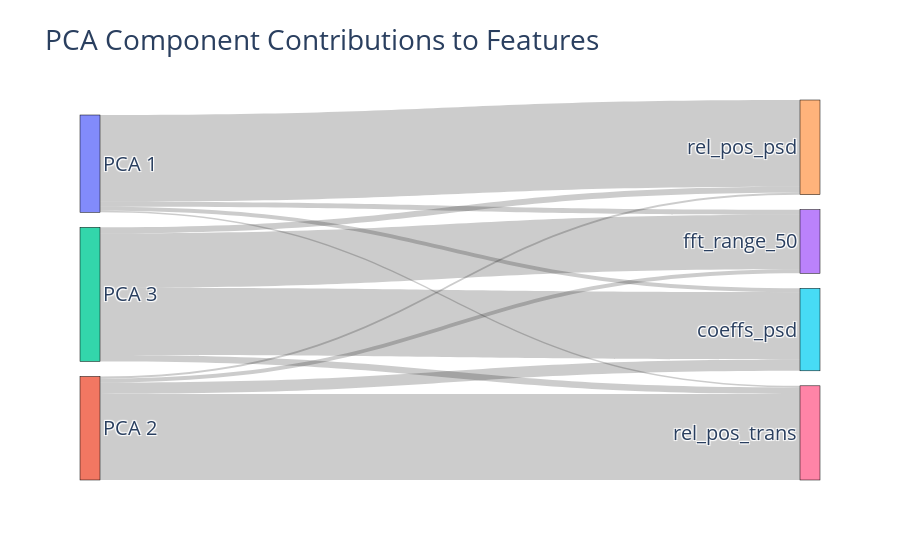

The notebook cell saved with this chart:
### Code cell
import pandas as pd
from sklearn.decomposition import PCA
from matplotlib.sankey import Sankey
import matplotlib.pyplot as plt
components = pca.components_
n_features = components.shape[1]
n_components = components.shape[0]
import plotly.graph_objects as go

# Example PCA components for illustration
pca_components_example = pca.components_

# Define nodes (PCA components and original features)
node_labels = ['PCA 1', 'PCA 2', 'PCA 3', 'fft_range_50', 'rel_pos_psd', 'coeffs_psd', 'rel_pos_trans']

# Define links
source_nodes = []
target_nodes = []
values = []

for i in range(n_components):
    for j in range(n_features):
        source_nodes.append(i)
        target_nodes.append(n_components + j)
        values.append(abs(pca_components_example[i, j]))

# Create the Sankey diagram
fig = go.Figure(data=[go.Sankey(
    node = dict(
      pad = 15,
      thickness = 20,
      line = dict(color = "black", width = 0.5),
      label = node_labels,
    ),
    link = dict(
      source = source_nodes, 
      target = target_nodes,
      value = values
    ))])

fig.update_layout(title_text="PCA Component Contributions to Features", font_size=20)
fig.show()

### Figure 1 — Plotly figure (JSON) as saved in the notebook; plotly's stock layout.template omitted (floating-point values rounded to 4 significant figures)
{"data": [{"link": {"source": [0, 0, 0, 0, 1, 1, 1, 1, 2, 2, 2, 2], "target": [3, 4, 5, 6, 3, 4, 5, 6, 3, 4, 5, 6], "value": [0.05804, 0.9971, 0.04461, 0.01926, 0.04742, 0.02223, 0.1312, 0.99, 0.626, 0.0696, 0.7732, 0.07404]}, "node": {"label": ["PCA 1", "PCA 2", "PCA 3", "fft_range_50", "rel_pos_psd", "coeffs_psd", "rel_pos_trans"], "line": {"color": "black", "width": 0.5}, "pad": 15, "thickness": 20}, "type": "sankey"}], "layout": {"font": {"size": 20}, "title": {"text": "PCA Component Contributions to Features"}}}
